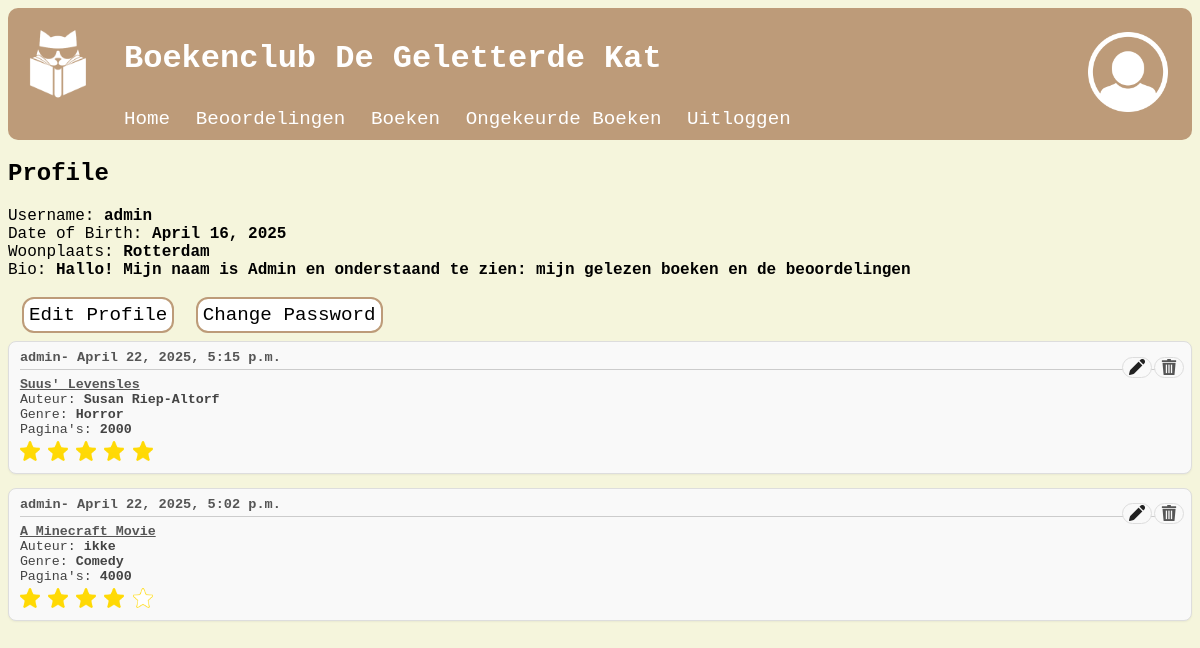
/profile/ (signed in), run on the app's committed database.
### base/models.py (models this page shows, shortened)
class Profile(models.Model):
    biotext = models.TextField()
    date_of_birth = models.DateField(null=True, blank=True)
    city = models.TextField(null=True, blank=True)
    user = models.OneToOneField(User, on_delete=models.CASCADE)

class Read(models.Model):
    book = models.ForeignKey(Book, on_delete=models.CASCADE, null=False)
    user = models.ForeignKey(User, on_delete=models.CASCADE, null=False)
    date = models.DateTimeField(null=True, blank=True)
    score = models.IntegerField(
            blank=False,
            validators=[
                MinValueValidator(0, message="Waarde moet grooter of gelijk zijn aan 0"),
                MaxValueValidator(10, message="Waarde moet kleiner dan of gelijk zijn aan 10")
            ])

class Book(models.Model):
    title = models.TextField()
    author = models.TextField()
    genre = models.TextField()
    number_of_pages = models.IntegerField(
        blank=False,
        validators=[
            MinValueValidator(1, message="Waarde moet groter dan of gelijk zijn aan 1!"),
            MaxValueValidator(4032, message="Er bestaat geen boek met meer dan 4032 pagina's!")]
    )
    approved = models.BooleanField(default=False)
    approved_by = models.ForeignKey(User, on_delete=models.CASCADE,
                                    related_name='approved_by', null=True, blank=True)

### base/views.py (the view)
# urls.py: path("profile/", views.profile, name="user_profile"),
@login_required
def profile(request):
    all_ratings = Read.objects.select_related("book", "user").filter(user=request.user).order_by("-date")
    try:
        profile = Profile.objects.get(user=request.user)
    except Profile.DoesNotExist:
        profile = None
    for read in all_ratings:
        stars = []
        score = read.score / 2
        for i in range(1, 6):
            if score >= i:
                stars.append("full")
            elif score >= i - 0.5:
                stars.append("half")
            else:
                stars.append("empty")
        read.star_images = stars
    context = {
        "profile": profile,
        "ratings": all_ratings,
        "total": all_ratings.count(),
        "edit": False
    }
    return render(request, "base/profile.html", context)

### base/templates/base/profile.html (shortened to what this page needs)
{% extends "base/base.html" %}
{% load static %}
{% block content %}
{% if edit %}
    <div class="profile-form">
        <h2>Profile</h2>
        <form method="POST">
            {% csrf_token %}
            {{ form.as_p }}
            <input type="submit" value="Submit" class="submit">
        </form>
    </div>
{% else %}
    <div class="profile-wrapper">
        <h2>Profile</h2>
        <div class="profile-data">
            Username: <strong>{{ profile.user }}</strong><br>
            Date of Birth: <strong>{{ profile.date_of_birth }}</strong><br>
            Woonplaats: <strong>{{ profile.city }}</strong><br>
            {% if profile.biotext %}
                Bio: <strong>{{ profile.biotext }}</strong><br>
            {% else %}
                Bio: <em>No bio provided.</em><br>
            {% endif %}
        </div>
        {% if user == profile.user %}
            <a class="link2" href="{% url 'edit_profile' %}">Edit Profile</a>
            <a class="link2" href="{% url 'change_password' %}">Change Password</a>
        {% endif %}
    <div>
    {% for rating in ratings %}
        <div class="rating-comment">
            <div class="rating-meta">
                <strong>{{rating.user.username}}</strong> - {{ rating.date }}
                {% if user.is_staff %}
                    <div class="admin-buttons">
                        <form action="{% url 'edit_rating' rating.id %}" method="POST" class="accept">
                            <button type="submit" class="approve-button">
                                <img src="{% static "base/img/edit.png" %}" alt="Accepteer">
                            </button>
                        </form>
                        <form action="{% url 'delete_rating' rating.id %}" method="POST" class="deny">
                            <button type="submit" class="delete-button">
                                <img src="{% static "base/img/trashcan.png" %}" alt="Negeer">
                            </button>
                        </form>
                    </div>
                {% endif %}
            </div>
            <div class="rating-book">
                <a class="link3" href="{% url 'book' rating.book.title %}">{{rating.book.title}}</a>
                Auteur: <strong>{{ rating.book.author }}</strong><br>
                Genre: <strong>{{ rating.book.genre }}</strong><br>
                Pagina's: <strong>{{ rating.book.number_of_pages }}</strong>
            </div>
            <div class="rating-stars">
                {% for star in rating.star_images %}
                    <img src="{% static 'base/img/star-'|add:star|add:'.png' %}" alt="{{ star }} star" class="star">
                {% endfor %}
            </div>
        </div>
    {% empty %}
        <p><strong>U heeft nog geen beoordelingen.</strong></p>
    {% endfor %}
{% endif %}
{% endblock content %}

### base/static/base/css/styles.css (style rules this page uses)
body { font-family: "Lucida Console", "Courier New", monospace; background-color: beige; color: #ffffff; }
img { height: 5rem; }
h2 { font-family: "Lucida Console", "Courier New", monospace; }
.link2 { font-family: "Lucida Console", "Courier New", monospace; display: inline-block; color: black; text-decoration: none; font-size: larger; margin-left: 1rem; margin-bottom: 10px; background-color: #fff; outline: 2px solid #bd9b79; padding: 5px; border-radius: 10px; transform: scale(1.0); transition: transform ease-in 0.2s; }
.link3 { display: flex; font-size: 1em; font-weight: bold; color: #555; text-decoration: underline; }
.rating-comment { background-color: #f9f9f9; border: 1px solid #ddd; padding: 0.6em 0.8em; border-radius: 8px; margin-bottom: 1em; box-shadow: 0 1px 2px rgba(0, 0, 0, 0.05); font-size: 0.85em; }
.rating-meta { display: flex; font-size: 1em; font-weight: bold; color: #555; margin-bottom: 0.5em; padding-bottom: 0.3em; border-bottom: 1px solid #ccc; align-items: center; }
.rating-meta button { position: absolute; right: 1rem; margin-top: -1px; background-color: #f9f9f9; border: 1px solid #ddd; border-radius: 1rem; height: 21px; width: auto; transform: scale(1.0); transition: transform ease-in 0.2s; font-family: Arial, Helvetica, sans-serif; font-size: 1.2em; font-weight: bold; }
.rating-meta button img { position: relative; top: 0; height: 16px; width: auto; }
.star { width: 20px; height: 20px; }
.rating-book { font-size: 0.98em; color: #444; margin-bottom: 0.3em; }
form { display: flex; align-items: center; flex-direction: column; text-align: left; }
.profile-data { margin: 20px 0; }
.accept { position: absolute; right: 2rem; }

### data on the page
Profile: user "admin", date_of_birth "April 16, 2025", city "Rotterdam", biotext "Hallo! Mijn naam is Admin en onderstaand te zien: mijn gelezen boeken en de beoordelingen"
Read: user.username "admin", date "April 22, 2025, 5:15 p.m.", book "Suus' Levensles", book.author "Susan Riep-Altorf", book.genre "Horror", book.number_of_pages "2000"
Read: user.username "admin", date "April 22, 2025, 5:02 p.m.", book "A Minecraft Movie", book.author "ikke", book.genre "Comedy", book.number_of_pages "4000"
